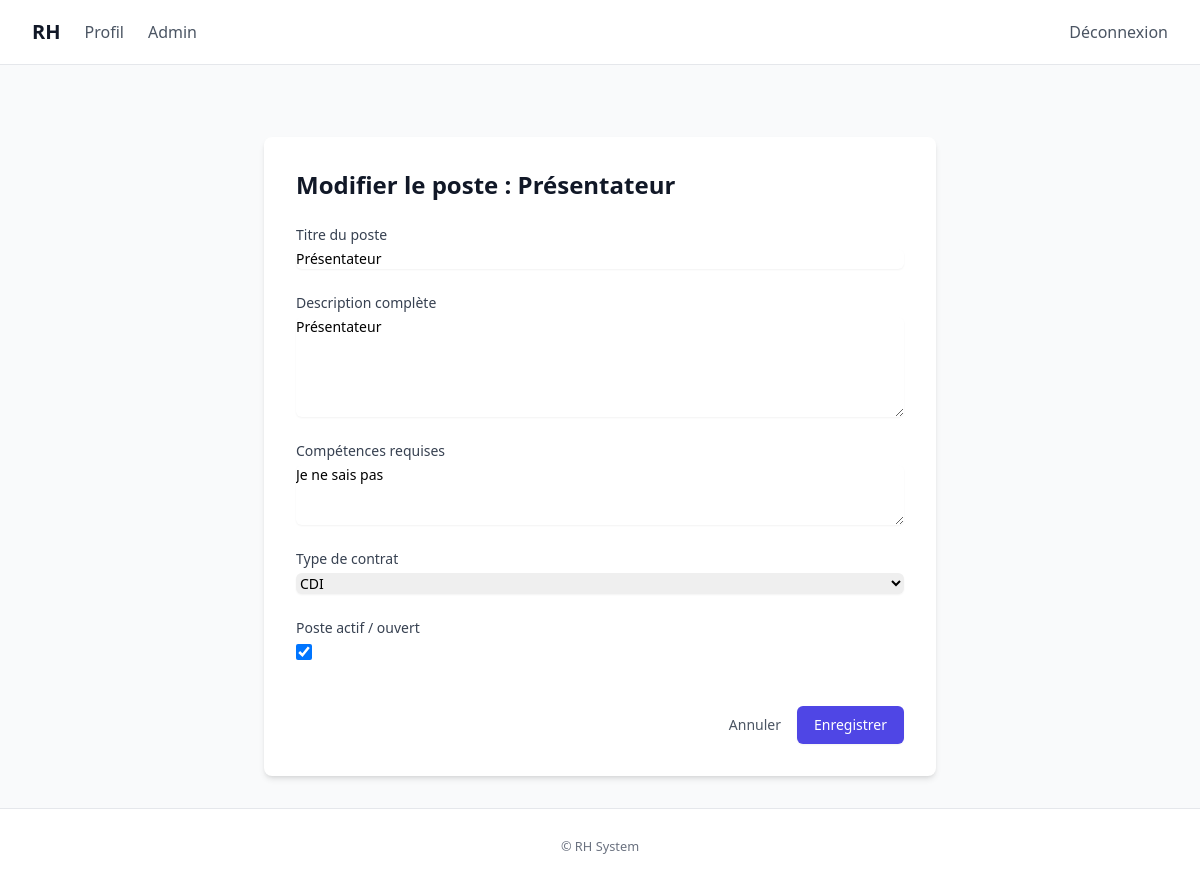
/recruitment/postes/5/modifier/ (signed in), run on the app's committed database.
### recruitment/models.py (models this page shows, shortened)
class Poste(models.Model):
    class TypeContrat(models.TextChoices):
        CDI = "CDI", "CDI"
        CDD = "CDD", "CDD"
        ALTERNANCE = "Alternance", "Alternance"
    titre = models.CharField(max_length=200)
    description = models.TextField()
    competences_requises = models.TextField(blank=True)
    type_contrat = models.CharField(max_length=20, choices=TypeContrat.choices, default=TypeContrat.CDI)
    date_creation = models.DateTimeField(auto_now_add=True)
    actif = models.BooleanField(default=True)
    class Meta:
        ordering = ["-date_creation"]
        indexes = [
            models.Index(fields=["actif", "date_creation"]),
        ]

### recruitment/views.py (the view)
# urls.py: path('postes/<int:pk>/modifier/', views.PosteUpdateView.as_view(), name='poste_update'),
class PosteUpdateView(AdminRequiredMixin, UpdateView):
    model = Poste
    form_class = PosteForm
    template_name = 'recruitment/poste_form.html'
    success_url = reverse_lazy('recruitment:dashboard_admin')
    def get_context_data(self, **kwargs):
        context = super().get_context_data(**kwargs)
        context['title'] = f"Modifier le poste : {self.object.titre}"
        return context

### recruitment/templates/recruitment/poste_form.html (shortened to what this page needs)
{% extends "accounts/base.html" %}
{% block content %}
<div class="max-w-2xl mx-auto bg-white p-8 rounded-lg shadow-md mt-10">
    <h1 class="text-2xl font-bold text-gray-900 mb-6">{{ title }}</h1>
    <form method="post" class="space-y-6">
        {% for field in form %}
        <div>
            <label for="{{ field.id_for_label }}" class="block text-sm font-medium text-gray-700">{{ field.label }}</label>
            <div class="mt-1">
                {{ field }}
            </div>
        </div>
        {% endfor %}
        <div class="flex items-center justify-end space-x-4 pt-4">
            <a href="{% url 'recruitment:dashboard_admin' %}" class="text-sm font-medium text-gray-600 hover:text-gray-900">Annuler</a>
            <button type="submit" class="inline-flex justify-center py-2 px-4 border border-transparent shadow-sm text-sm font-medium rounded-md text-white bg-primary hover:bg-indigo-700 focus:outline-none focus:ring-2 focus:ring-offset-2 focus:ring-primary">
                Enregistrer
            </button>
        </div>
    </form>
</div>
{% endblock %}

### data on the page
Poste: form "Présentateur" "Présentateur" "Je ne sais pas" "CDI" "☑"

### other printed values
{{ title }} "Modifier le poste : Présentateur"
{{ field.label }} "Titre du poste" "Description complète" "Compétences requises" "Type de contrat" "Poste actif / ouvert"
